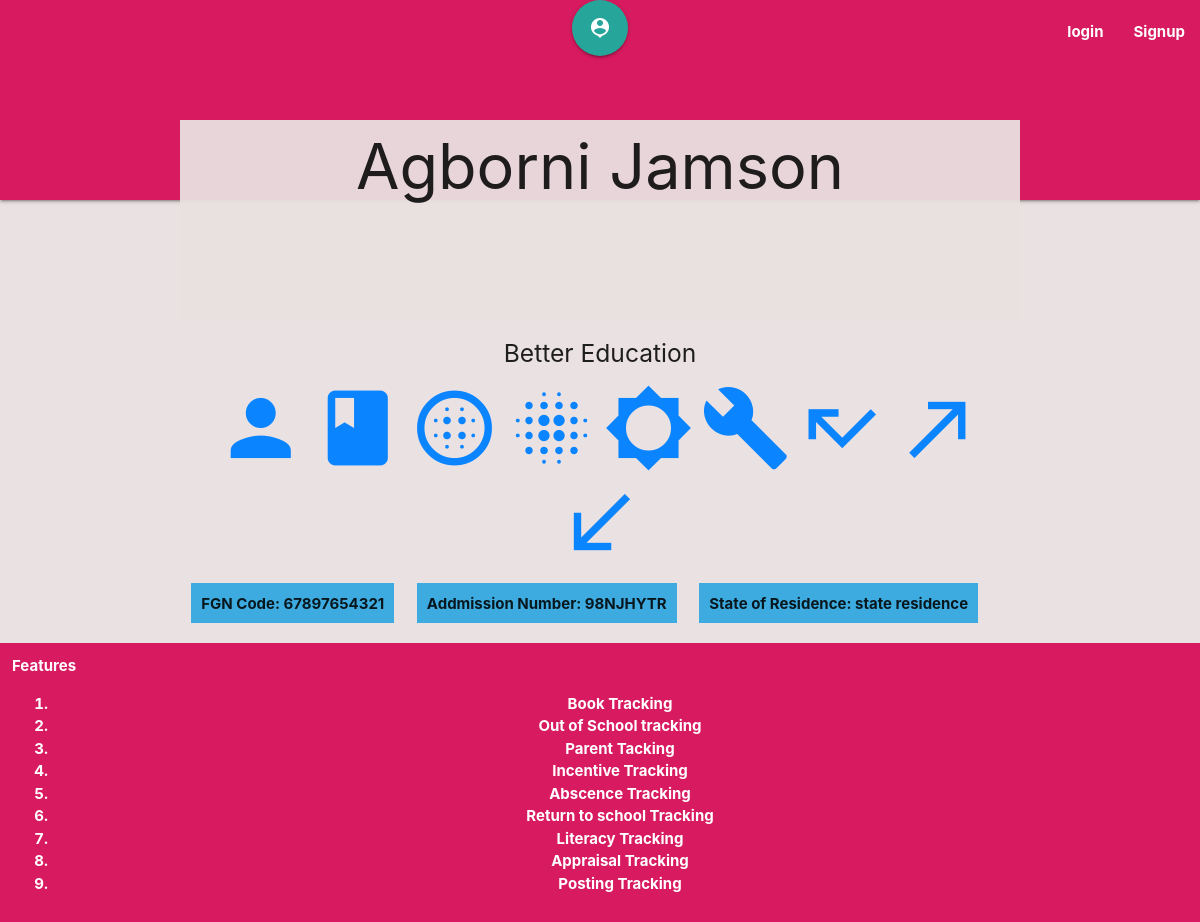
The page /details/2/agborni-jamson on the database its author committed.
### app/models.py (models this page shows, shortened)
class Student(models.Model):
    GENDER = (
        ('M', 'Male'),
        ('F', 'Female'),
    )
    created_by = models.ForeignKey(User, on_delete=models.CASCADE)
    federal_goverment_code = models.CharField(max_length=300, blank=True, null=True)
    addmission_number_of_student = models.CharField(max_length=300, blank=True, null=True)
    full_name = models.CharField(max_length=300)
    slug = models.SlugField(max_length=300, verbose_name = "slug")
    gender = models.CharField(max_length=1, choices=GENDER, blank=True, null=True)
    current_passport_photograph = models.ImageField(default='default.jpg',
                         blank=True, null=True)
    address = models.CharField(max_length=200, default='address',
                         blank=True, null=True)
    city = models.CharField(max_length=100, default='city',
                         blank=True, null=True)
    local_government_of_origin = models.CharField(max_length=20,
                         null=True, blank=True, default='local origin')
    state_of_origin = models.CharField(max_length=20, null=True, blank=True,
                        default='state origin')
    house_number_and_street_name = models.CharField(max_length=300,
                            blank=True, null=True)
    name_of_town = models.CharField(max_length=300, blank=True, null=True)
    local_government_residence = models.CharField(max_length=20,
                        default='local residence', blank=True, null=True)
    state_residence = models.CharField(max_length=20, null=True,
                        default='state residence', blank=True)
    date_of_birth = models.DateField( blank=True, null=True, help_text="YYYY-MM-DD")
    place_of_birth = models.CharField(max_length=300, blank=True, null=True)
    email_address = models.CharField(max_length=300, blank=True, null=True)
    date_of_admision = models.DateField(max_length=300, blank=True, null=True, help_text="YYYY-MM-DD")
    reason_for_admission = models.CharField(max_length=300, blank=True, null=True)
    admission_entry_point = models.CharField(max_length=300, blank=True, null=True)
    def __str__(self):
        return self.full_name

### app/views.py (the view)
# urls.py: path('details/<int:pk>/<slug:slug>', DetailStudentView.as_view(),
class DetailStudentView(DetailView):
        template_name = 'student/details.html'
        model = Student
        content_type = None
        pk_url_kwarg = 'pk'
        query_pk_and_slug = True
        slug_url_kwarg = 'slug'
        def get_context_data(self, **kwargs):
                context = super().get_context_data(**kwargs)
                context['parent'] = Parent.objects.filter(
                        student = Student.objects.get(id=self.kwargs['pk'])
                        )
                context['books'] = Book.objects.filter(
                        owned_by = Student.objects.get(id=self.kwargs['pk'])
                        )
                context['literacy'] = Literacy.objects.filter(
                        student = Student.objects.get(id=self.kwargs['pk'])
                        )
                context['attendance'] = Attendance.objects.filter(
                        student = Student.objects.get(id=self.kwargs['pk'])
                        )
                context['incentive'] = Incentive.objects.filter(
                        student = Student.objects.get(id=self.kwargs['pk'])
                        )
                context['appraisal'] = Appraisal.objects.filter(
                        student = Student.objects.get(id=self.kwargs['pk'])
                        )
                context['posting'] = Posting.objects.filter(
                        student = Student.objects.get(id=self.kwargs['pk'])
                        )
                context['absence'] = AbsenceRecord.objects.filter(
                        student = Student.objects.get(id=self.kwargs['pk'])
                        )
                context['out'] = OutOfSchool.objects.filter(
                        student = Student.objects.get(id=self.kwargs['pk'])
                        )
                context['return'] = ReturnToSchool.objects.filter(
                        student = Student.objects.get(id=self.kwargs['pk'])
                        )
                context['feeding'] = Feeding.objects.filter(
                        student = Student.objects.get(id=self.kwargs['pk'])
                        )
                return context

### app/templates/student/details.html (shortened to what this page needs)
{% extends "base.html" %}
  {% block heading %}
    <div class=" container">
        <div class="">
            <h1 class="">{{ object }}</h1>
        </div>
    </div>
  {% endblock heading %}
  {% block content %}
    <div class="row">
        <div class="container"><h5 class="bold">{{object.reason_for_admission}}<br>
            <h5><a href="{% url 'student:parent' object.pk object.slug %}"><i class="material-icons large">person</i></a>
            <a href="{% url 'student:book' object.pk object.slug%}" class=""><i class="material-icons large">book</i></a>
            <a href="{% url 'student:literacy' object.pk object.slug%}" class=""><i class="material-icons large">blur_circular</i></a>
            <a href="{% url 'student:incentive' object.pk object.slug%}" class=""><i class="material-icons large">blur_on</i></a>
            <a href="{% url 'student:appraisal' object.pk object.slug%}" class=""><i class="material-icons large">brightness_5</i></a>
            <a href="{% url 'student:posting' object.pk object.slug%}" class=""><i class="material-icons large">build</i></a>
            <a href="{% url 'student:absence' object.pk object.slug%}" class=""><i class="material-icons large">call_missed</i></a>
            <a href="{% url 'student:out' object.pk object.slug%}" class=""><i class="material-icons large">call_made</i></a>
            <a href="{% url 'student:return' object.pk object.slug%}" class=""><i class="material-icons large">call_received</i></a></h5>
            <div class="col">
                <div class="dashboard">FGN Code: {{object.federal_goverment_code}}</div>
            </div>
            <div class="col">
                <div class="dashboard">Addmission Number: {{object.addmission_number_of_student}}</div>
            </div>
            <div class="col">
                <div class="dashboard">State of Residence: {{object.state_residence}}</div>
            </div>
        </div>
    </div>
  {% endblock content %}

### app/static/css/style.css (style rules this page uses)
html { box-sizing: border-box; }
*, *::before, *::after { box-sizing: inherit; }
body { background-color: rgba(233, 225, 225, 0.945); font-family: -apple-system, BlinkMacSystemFont, "segoe ui", "helvetica neue", helvetica, ubuntu, roboto, noto, arial, sans-serif; margin: 0; }
a { color: #0a84ff; text-decoration: none; }
div h5 { text-align: center; }
div h1 { text-align: center; margin: -80px 0px 20px 0px; font-weight: normal; position: relative; background-color:rgba(233, 225, 225, 0.945); height: 200px; padding: 12px; }
.dashboard { height: 40px; background-color: rgb(61, 171, 223); text-align: center; padding: 10px; font-weight: bold; }

### rows shown on the page
Student: full_name "Agborni Jamson", reason_for_admission "Better Education", federal_goverment_code "67897654321", addmission_number_of_student "98NJHYTR", state_residence "state residence"
